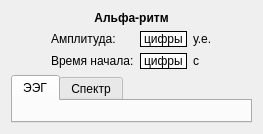
            <widget class="QWidget" name="tab_7">
             <attribute name="title">
              <string>ЭЭГ</string>
             </attribute>
             <layout class="QVBoxLayout" name="verticalLayout_11">
              <item>
               <widget class="QLabel" name="label_2">
                <property name="font">
                 <font>
                  <weight>75</weight>
                  <bold>true</bold>
                 </font>
                </property>
                <property name="text">
                 <string>Альфа-ритм</string>
                </property>
                <property name="alignment">
                 <set>Qt::AlignCenter</set>
                </property>
               </widget>
              </item>
              <item>
               <layout class="QGridLayout" name="gridLayout_2">
                <item row="1" column="2">
                 <layout class="QHBoxLayout" name="horizontalLayout_15">
                  <item>
                   <widget class="ResultLabel" name="amplitudeAlphaLabel">
                    <property name="minimumSize">
                     <size>
                      <width>30</width>
                      <height>0</height>
                     </size>
                    </property>
                    <property name="styleSheet">
                     <string notr="true">background-color: rgb(255, 255, 255);
border-color: rgb(0, 0, 0);</string>
                    </property>
                    <property name="frameShape">
                     <enum>QFrame::Box</enum>
                    </property>
                    <property name="text">
                     <string>цифры</string>
                    </property>
                   </widget>
                  </item>
                  <item>
                   <widget class="QLabel" name="label_18">
                    <property name="text">
                     <string>у.е.</string>
                    </property>
                   </widget>
                  </item>
                 </layout>
                </item>
                <item row="2" column="1">
                 <widget class="QLabel" name="label_4">
                  <property name="text">
                   <string>Время начала:</string>
                  </property>
                  <property name="alignment">
                   <set>Qt::AlignLeading|Qt::AlignLeft|Qt::AlignVCenter</set>
                  </property>
                 </widget>
                </item>
                <item row="1" column="1">
                 <widget class="QLabel" name="label_3">
                  <property name="text">
                   <string>Амплитуда:</string>
                  </property>
                  <property name="alignment">
                   <set>Qt::AlignLeading|Qt::AlignLeft|Qt::AlignVCenter</set>
                  </property>
                 </widget>
                </item>
                <item row="2" column="2">
                 <layout class="QHBoxLayout" name="horizontalLayout_16">
                  <item>
                   <widget class="ResultLabel" name="startTimeAlphaLabel">
                    <property name="minimumSize">
                     <size>
                      <width>30</width>
                      <height>0</height>
                     </size>
                    </property>
                    <property name="toolTip">
                     <string>&lt;html&gt;&lt;head/&gt;&lt;body&gt;&lt;p&gt;для изменение состояния прокрутите колесико мышки&lt;/p&gt;&lt;p&gt;синий - подавлен&lt;/p&gt;&lt;p&gt;зеленый - норма&lt;/p&gt;&lt;p&gt;красный - возбужден&lt;/p&gt;&lt;/body&gt;&lt;/html&gt;</string>
                    </property>
                    <property name="styleSheet">
                     <string notr="true">background-color: rgb(255, 255, 255);
border-color: rgb(0, 0, 0);</string>
                    </property>
                    <property name="frameShape">
                     <enum>QFrame::Box</enum>
                    </property>
                    <property name="text">
                     <string>цифры</string>
                    </property>
                   </widget>
                  </item>
                  <item>
                   <widget class="QLabel" name="label_19">
                    <property name="text">
                     <string>с</string>
                    </property>
                   </widget>
                  </item>
                 </layout>
                </item>
                <item row="1" column="3" rowspan="2">
                 <spacer name="horizontalSpacer_7">
                  <property name="orientation">
                   <enum>Qt::Horizontal</enum>
                  </property>
                  <property name="sizeHint" stdset="0">
                   <size>
                    <width>40</width>
                    <height>0</height>
                   </size>
                  </property>
                 </spacer>
                </item>
                <item row="1" column="0" rowspan="2">
                 <spacer name="horizontalSpacer_9">
                  <property name="orientation">
                   <enum>Qt::Horizontal</enum>
                  </property>
                  <property name="sizeHint" stdset="0">
                   <size>
                    <width>40</width>
                    <height>0</height>
                   </size>
                  </property>
                 </spacer>
                </item>
               </layout>
              </item>
              <item>
               <widget class="QTabWidget" name="tabWidget">
                <property name="tabPosition">
                 <enum>QTabWidget::North</enum>
                </property>
                <property name="tabShape">
                 <enum>QTabWidget::Rounded</enum>
                </property>
                <property name="currentIndex">
                 <number>0</number>
                </property>
                <widget class="QWidget" name="tab_2">
                 <attribute name="title">
                  <string>ЭЭГ</string>
                 </attribute>
                 <layout class="QVBoxLayout" name="verticalLayout_7"/>
                </widget>
                <widget class="QWidget" name="tab_3">
                 <attribute name="title">
                  <string>Спектр</string>
                 </attribute>
                 <layout class="QVBoxLayout" name="verticalLayout_6"/>
                </widget>
               </widget>
              </item>
             </layout>
            </widget>
